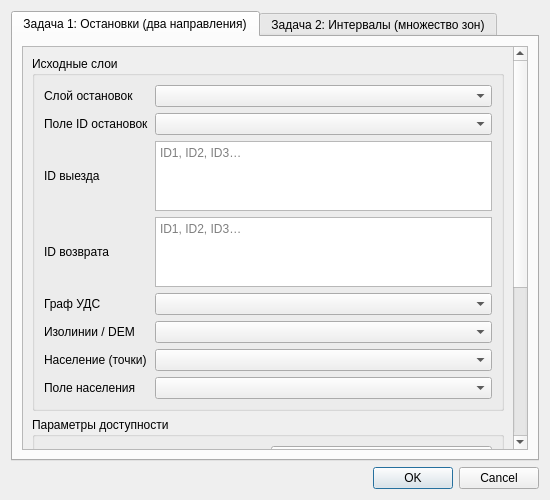
<ui version="4.0">
 <class>IsochronesDialogBase</class>
 <widget class="QDialog" name="IsochronesDialogBase">
  <property name="geometry">
   <rect>
    <x>0</x>
    <y>0</y>
    <width>550</width>
    <height>500</height>
   </rect>
  </property>
  <property name="windowTitle">
   <string>Isochrones</string>
  </property>
  <layout class="QVBoxLayout" name="verticalLayout">
   <item>
    <widget class="QTabWidget" name="tabWidget">
     <property name="currentIndex">
      <number>0</number>
     </property>
     <widget class="QWidget" name="tabTask1">
      <attribute name="title">
       <string>Задача 1: Остановки (два направления)</string>
      </attribute>
      <layout class="QVBoxLayout" name="verticalLayout_3">
       <item>
        <widget class="QScrollArea" name="scrollAreaTask1">
         <property name="widgetResizable">
          <bool>true</bool>
         </property>
         <widget class="QWidget" name="scrollAreaWidgetContents_2">
          <layout class="QVBoxLayout" name="verticalLayout_4">
           <item>
            <widget class="QGroupBox" name="inputGroup">
             <property name="title">
              <string>Исходные слои</string>
             </property>
             <layout class="QGridLayout" name="gridLayout">
              <item row="0" column="0">
               <widget class="QLabel" name="labelStopsLayer">
                <property name="text">
                 <string>Слой остановок</string>
                </property>
               </widget>
              </item>
              <item row="0" column="1">
               <widget class="QgsMapLayerComboBox" name="stopLayerCombo">
                <property name="toolTip">
                 <string>Единый слой остановок с полем идентификаторов</string>
                </property>
               </widget>
              </item>
              <item row="1" column="0">
               <widget class="QLabel" name="labelStopField">
                <property name="text">
                 <string>Поле ID остановок</string>
                </property>
               </widget>
              </item>
              <item row="1" column="1">
               <widget class="QComboBox" name="stopFieldCombo">
                <property name="toolTip">
                 <string>Поле с уникальными идентификаторами остановок</string>
                </property>
               </widget>
              </item>
              <item row="2" column="0">
               <widget class="QLabel" name="labelOutboundIds">
                <property name="text">
                 <string>ID выезда</string>
                </property>
               </widget>
              </item>
              <item row="2" column="1">
               <widget class="QPlainTextEdit" name="outboundIdsEdit">
                <property name="toolTip">
                 <string>Список ID остановок для выезда (по одному в строке, через запятую или пробел)</string>
                </property>
                <property name="placeholderText">
                 <string>ID1, ID2, ID3…</string>
                </property>
                <property name="maximumHeight">
                 <number>60</number>
                </property>
               </widget>
              </item>
              <item row="3" column="0">
               <widget class="QLabel" name="labelReturnIds">
                <property name="text">
                 <string>ID возврата</string>
                </property>
               </widget>
              </item>
              <item row="3" column="1">
               <widget class="QPlainTextEdit" name="returnIdsEdit">
                <property name="toolTip">
                 <string>Список ID остановок для возвращения (по одному в строке, через запятую или пробел)</string>
                </property>
                <property name="placeholderText">
                 <string>ID1, ID2, ID3…</string>
                </property>
                <property name="maximumHeight">
                 <number>60</number>
                </property>
               </widget>
              </item>
              <item row="4" column="0">
               <widget class="QLabel" name="labelGraph">
                <property name="text">
                 <string>Граф УДС</string>
                </property>
               </widget>
              </item>
              <item row="4" column="1">
               <widget class="QgsMapLayerComboBox" name="networkCombo">
                <property name="toolTip">
                 <string>Линейный слой улично-дорожной сети</string>
                </property>
               </widget>
              </item>
              <item row="5" column="0">
               <widget class="QLabel" name="labelHeight">
                <property name="text">
                 <string>Изолинии / DEM</string>
                </property>
               </widget>
              </item>
              <item row="5" column="1">
               <widget class="QgsMapLayerComboBox" name="heightCombo">
                <property name="toolTip">
                 <string>Слой с высотами для штрафов (можно оставить пустым)</string>
                </property>
               </widget>
              </item>
              <item row="6" column="0">
               <widget class="QLabel" name="labelPopulation">
                <property name="text">
                 <string>Население (точки)</string>
                </property>
               </widget>
              </item>
              <item row="6" column="1">
               <widget class="QgsMapLayerComboBox" name="populationCombo">
                <property name="toolTip">
                 <string>Точечный слой зданий с численностью жителей</string>
                </property>
               </widget>
              </item>
              <item row="7" column="0">
               <widget class="QLabel" name="labelPopulationField">
                <property name="text">
                 <string>Поле населения</string>
                </property>
               </widget>
              </item>
              <item row="7" column="1">
               <widget class="QComboBox" name="populationFieldCombo">
                <property name="toolTip">
                 <string>Поле атрибутов со значением населения</string>
                </property>
               </widget>
              </item>
             </layout>
            </widget>
           </item>
           <item>
            <widget class="QGroupBox" name="paramsGroupTask1">
             <property name="title">
              <string>Параметры доступности</string>
             </property>
             <layout class="QGridLayout" name="gridLayoutParams">
              <item row="0" column="0">
               <widget class="QLabel" name="labelMeasurement">
                <property name="text">
                 <string>Ограничение</string>
                </property>
               </widget>
              </item>
              <item row="0" column="1">
               <widget class="QComboBox" name="limitModeCombo">
                <item>
                 <property name="text">
                  <string>Дистанция (м)</string>
                 </property>
                </item>
                <item>
                 <property name="text">
                  <string>Время (мин)</string>
                 </property>
                </item>
               </widget>
              </item>
              <item row="1" column="0">
               <widget class="QLabel" name="labelLimitValue">
                <property name="text">
                 <string>Порог</string>
                </property>
               </widget>
              </item>
              <item row="1" column="1">
               <widget class="QDoubleSpinBox" name="limitSpin">
                <property name="minimum">
                 <double>1.000000000000000</double>
                </property>
                <property name="maximum">
                 <double>5000.000000000000000</double>
                </property>
                <property name="value">
                 <double>500.000000000000000</double>
                </property>
               </widget>
              </item>
              <item row="2" column="0">
               <widget class="QLabel" name="labelSpeedTask1">
                <property name="text">
                 <string>Скорость (км/ч)</string>
                </property>
               </widget>
              </item>
              <item row="2" column="1">
               <widget class="QDoubleSpinBox" name="speedSpinTask1">
                <property name="minimum">
                 <double>1.000000000000000</double>
                </property>
                <property name="maximum">
                 <double>120.000000000000000</double>
                </property>
                <property name="value">
                 <double>5.000000000000000</double>
                </property>
               </widget>
              </item>
              <item row="3" column="0">
               <widget class="QLabel" name="labelHeightStep">
                <property name="text">
                 <string>Шаг высоты (м)</string>
                </property>
               </widget>
              </item>
              <item row="3" column="1">
               <widget class="QDoubleSpinBox" name="heightStepSpin">
                <property name="minimum">
                 <double>1.000000000000000</double>
                </property>
                <property name="maximum">
                 <double>100.000000000000000</double>
                </property>
                <property name="value">
                 <double>10.000000000000000</double>
                </property>
               </widget>
              </item>
              <item row="4" column="0">
               <widget class="QLabel" name="labelHeightPenalty">
                <property name="text">
                 <string>Штраф за шаг (м)</string>
                </property>
               </widget>
              </item>
              <item row="4" column="1">
               <widget class="QDoubleSpinBox" name="heightPenaltySpin">
                <property name="minimum">
                 <double>1.000000000000000</double>
                </property>
                <property name="maximum">
                 <double>1000.000000000000000</double>
                </property>
                <property name="value">
                 <double>50.000000000000000</double>
                </property>
               </widget>
              </item>
              <item row="5" column="1">
               <widget class="QCheckBox" name="continuousPenaltyCheck">
                <property name="text">
                 <string>Интерполяция штрафа</string>
                </property>
                <property name="toolTip">
                 <string>Включить плавное уменьшение доступности при перепадах высот</string>
                </property>
               </widget>
              </item>
              <item row="6" column="0">
               <widget class="QLabel" name="labelManualPenalty">
                <property name="text">
                 <string>Доп. штраф (м)</string>
                </property>
               </widget>
              </item>
              <item row="6" column="1">
               <widget class="QDoubleSpinBox" name="manualPenaltySpin">
                <property name="minimum">
                 <double>0.000000000000000</double>
                </property>
                <property name="maximum">
                 <double>1000.000000000000000</double>
                </property>
                <property name="value">
                 <double>0.000000000000000</double>
                </property>
               </widget>
              </item>
              <item row="7" column="0" colspan="2">
               <widget class="QCheckBox" name="useSelectionCheck">
                <property name="text">
                 <string>Использовать только выделенные объекты</string>
                </property>
               </widget>
              </item>
              <item row="8" column="0" colspan="2">
               <widget class="QCheckBox" name="addLayersCheck">
                <property name="text">
                 <string>Добавить зоны в проект</string>
                </property>
                <property name="checked">
                 <bool>true</bool>
                </property>
               </widget>
              </item>
             </layout>
            </widget>
           </item>
          </layout>
         </widget>
        </widget>
       </item>
      </layout>
     </widget>
     <widget class="QWidget" name="tabTask2">
      <attribute name="title">
       <string>Задача 2: Интервалы (множество зон)</string>
      </attribute>
      <layout class="QVBoxLayout" name="verticalLayout_5">
       <item>
        <widget class="QScrollArea" name="scrollAreaTask2">
         <property name="widgetResizable">
          <bool>true</bool>
         </property>
         <widget class="QWidget" name="scrollAreaWidgetContents_3">
          <layout class="QVBoxLayout" name="verticalLayout_6">
           <item>
            <widget class="QGroupBox" name="inputGroupTask2">
             <property name="title">
              <string>Исходные данные</string>
             </property>
             <layout class="QGridLayout" name="gridLayout_2">
              <item row="0" column="0">
               <widget class="QLabel" name="labelStartPoint">
                <property name="text">
                 <string>Точка начала</string>
                </property>
               </widget>
              </item>
              <item row="0" column="1">
               <widget class="QgsMapLayerComboBox" name="startPointLayerCombo">
                <property name="toolTip">
                 <string>Слой с точками начала изохрон</string>
                </property>
               </widget>
              </item>
              <item row="1" column="0">
               <widget class="QLabel" name="labelStartPointField">
                <property name="text">
                 <string>Поле ID точки</string>
                </property>
               </widget>
              </item>
              <item row="1" column="1">
               <widget class="QComboBox" name="startPointFieldCombo">
                <property name="toolTip">
                 <string>Поле с идентификаторами точек</string>
                </property>
               </widget>
              </item>
              <item row="2" column="0">
               <widget class="QLabel" name="labelStartPointId">
                <property name="text">
                 <string>ID точки начала</string>
                </property>
               </widget>
              </item>
              <item row="2" column="1">
               <widget class="QLineEdit" name="startPointIdEdit">
                <property name="toolTip">
                 <string>ID точки для построения изохрон</string>
                </property>
                <property name="placeholderText">
                 <string>ID1</string>
                </property>
               </widget>
              </item>
              <item row="3" column="0">
               <widget class="QLabel" name="labelGraphTask2">
                <property name="text">
                 <string>Граф УДС</string>
                </property>
               </widget>
              </item>
              <item row="3" column="1">
               <widget class="QgsMapLayerComboBox" name="networkComboTask2">
                <property name="toolTip">
                 <string>Линейный слой улично-дорожной сети</string>
                </property>
               </widget>
              </item>
              <item row="4" column="0">
               <widget class="QLabel" name="labelHeightTask2">
                <property name="text">
                 <string>Изолинии / DEM</string>
                </property>
               </widget>
              </item>
              <item row="4" column="1">
               <widget class="QgsMapLayerComboBox" name="heightComboTask2">
                <property name="toolTip">
                 <string>Слой с высотами для штрафов (можно оставить пустым)</string>
                </property>
               </widget>
              </item>
              <item row="5" column="0">
               <widget class="QLabel" name="labelPopulationTask2">
                <property name="text">
                 <string>Население (точки)</string>
                </property>
               </widget>
              </item>
              <item row="5" column="1">
               <widget class="QgsMapLayerComboBox" name="populationComboTask2">
                <property name="toolTip">
                 <string>Точечный слой зданий с численностью жителей</string>
                </property>
               </widget>
              </item>
              <item row="6" column="0">
               <widget class="QLabel" name="labelPopulationFieldTask2">
                <property name="text">
                 <string>Поле населения</string>
                </property>
               </widget>
              </item>
              <item row="6" column="1">
               <widget class="QComboBox" name="populationFieldComboTask2">
                <property name="toolTip">
                 <string>Поле атрибутов со значением населения</string>
                </property>
               </widget>
              </item>
             </layout>
            </widget>
           </item>
           <item>
            <widget class="QGroupBox" name="paramsGroupTask2">
             <property name="title">
              <string>Параметры доступности</string>
             </property>
             <layout class="QGridLayout" name="gridLayout_3">
              <item row="0" column="0">
               <widget class="QLabel" name="labelTransport">
                <property name="text">
                 <string>Тип транспорта</string>
                </property>
               </widget>
              </item>
              <item row="0" column="1">
               <widget class="QComboBox" name="transportCombo">
                <item>
                 <property name="text">
                  <string>Пешком</string>
                 </property>
                </item>
                <item>
                 <property name="text">
                  <string>Велосипед</string>
                 </property>
                </item>
                <item>
                 <property name="text">
                  <string>Автомобиль</string>
                 </property>
                </item>
                <item>
                 <property name="text">
                  <string>Такси</string>
                 </property>
                </item>
               </widget>
              </item>
              <item row="1" column="0">
               <widget class="QLabel" name="labelSpeedTask2">
                <property name="text">
                 <string>Скорость (км/ч)</string>
                </property>
               </widget>
              </item>
              <item row="1" column="1">
               <widget class="QDoubleSpinBox" name="speedSpinTask2">
                <property name="minimum">
                 <double>1.000000000000000</double>
                </property>
                <property name="maximum">
                 <double>120.000000000000000</double>
                </property>
                <property name="value">
                 <double>5.000000000000000</double>
                </property>
               </widget>
              </item>
              <item row="2" column="0" colspan="2">
               <widget class="QCheckBox" name="useUdsSpeedsCheck">
                <property name="text">
                 <string>Использовать скорости из графа УДС</string>
                </property>
                <property name="checked">
                 <bool>false</bool>
                </property>
               </widget>
              </item>
              <item row="3" column="0">
               <widget class="QLabel" name="labelUdsSpeedField">
                <property name="text">
                 <string>Поле скорости в графе</string>
                </property>
               </widget>
              </item>
              <item row="3" column="1">
               <widget class="QComboBox" name="udsSpeedFieldCombo">
                <property name="toolTip">
                 <string>Поле с данными о скорости движения</string>
                </property>
               </widget>
              </item>
              <item row="4" column="0" colspan="2">
               <widget class="QGroupBox" name="timeIntervalsGroup">
                <property name="title">
                 <string>Временные интервалы (минут)</string>
                </property>
                <layout class="QGridLayout" name="gridLayout_4">
                 <item row="0" column="0">
                  <widget class="QCheckBox" name="time5Check">
                   <property name="text">
                    <string>5</string>
                   </property>
                   <property name="checked">
                    <bool>true</bool>
                   </property>
                  </widget>
                 </item>
                 <item row="0" column="1">
                  <widget class="QCheckBox" name="time10Check">
                   <property name="text">
                    <string>10</string>
                   </property>
                   <property name="checked">
                    <bool>true</bool>
                   </property>
                  </widget>
                 </item>
                 <item row="0" column="2">
                  <widget class="QCheckBox" name="time15Check">
                   <property name="text">
                    <string>15</string>
                   </property>
                  </widget>
                 </item>
                 <item row="1" column="0">
                  <widget class="QCheckBox" name="time20Check">
                   <property name="text">
                    <string>20</string>
                   </property>
                  </widget>
                 </item>
                 <item row="1" column="1">
                  <widget class="QCheckBox" name="time30Check">
                   <property name="text">
                    <string>30</string>
                   </property>
                  </widget>
                 </item>
                 <item row="1" column="2">
                  <widget class="QCheckBox" name="timeCustomCheck">
                   <property name="text">
                    <string>Другой:</string>
                   </property>
                  </widget>
                 </item>
                 <item row="2" column="0" colspan="3">
                  <widget class="QSpinBox" name="timeCustomSpin">
                   <property name="minimum">
                    <number>1</number>
                   </property>
                   <property name="maximum">
                    <number>60</number>
                   </property>
                   <property name="value">
                    <number>25</number>
                   </property>
                   <property name="enabled">
                    <bool>false</bool>
                   </property>
                  </widget>
                 </item>
                </layout>
               </widget>
              </item>
              <item row="5" column="0">
               <widget class="QLabel" name="labelHeightStepTask2">
                <property name="text">
                 <string>Шаг высоты (м)</string>
                </property>
               </widget>
              </item>
              <item row="5" column="1">
               <widget class="QDoubleSpinBox" name="heightStepSpinTask2">
                <property name="minimum">
                 <double>1.000000000000000</double>
                </property>
                <property name="maximum">
                 <double>100.000000000000000</double>
                </property>
                <property name="value">
                 <double>10.000000000000000</double>
                </property>
               </widget>
              </item>
              <item row="6" column="0">
               <widget class="QLabel" name="labelHeightPenaltyTask2">
                <property name="text">
                 <string>Штраф за шаг (м)</string>
                </property>
               </widget>
              </item>
              <item row="6" column="1">
               <widget class="QDoubleSpinBox" name="heightPenaltySpinTask2">
                <property name="minimum">
                 <double>1.000000000000000</double>
                </property>
                <property name="maximum">
                 <double>1000.000000000000000</double>
                </property>
                <property name="value">
                 <double>50.000000000000000</double>
                </property>
               </widget>
              </item>
              <item row="7" column="1">
               <widget class="QCheckBox" name="continuousPenaltyCheckTask2">
                <property name="text">
                 <string>Интерполяция штрафа</string>
                </property>
                <property name="toolTip">
                 <string>Включить плавное уменьшение доступности при перепадах высот</string>
                </property>
               </widget>
              </item>
              <item row="8" column="0" colspan="2">
               <widget class="QCheckBox" name="addLayersCheckTask2">
                <property name="text">
                 <string>Добавить зоны в проект</string>
                </property>
                <property name="checked">
                 <bool>true</bool>
                </property>
               </widget>
              </item>
             </layout>
            </widget>
           </item>
          </layout>
         </widget>
        </widget>
       </item>
      </layout>
     </widget>
    </widget>
   </item>
   <item>
    <widget class="QDialogButtonBox" name="button_box">
     <property name="orientation">
      <enum>Qt::Horizontal</enum>
     </property>
     <property name="standardButtons">
      <set>QDialogButtonBox::Cancel|QDialogButtonBox::Ok</set>
     </property>
    </widget>
   </item>
  </layout>
 </widget>
 <customwidgets>
  <customwidget>
   <class>QgsMapLayerComboBox</class>
   <extends>QComboBox</extends>
   <header>qgis.gui</header>
  </customwidget>
 </customwidgets>
 <resources/>
 <connections>
  <connection>
   <sender>button_box</sender>
   <signal>accepted()</signal>
   <receiver>IsochronesDialogBase</receiver>
   <slot>accept()</slot>
  </connection>
  <connection>
   <sender>button_box</sender>
   <signal>rejected()</signal>
   <receiver>IsochronesDialogBase</receiver>
   <slot>reject()</slot>
  </connection>
 </connections>
</ui>
